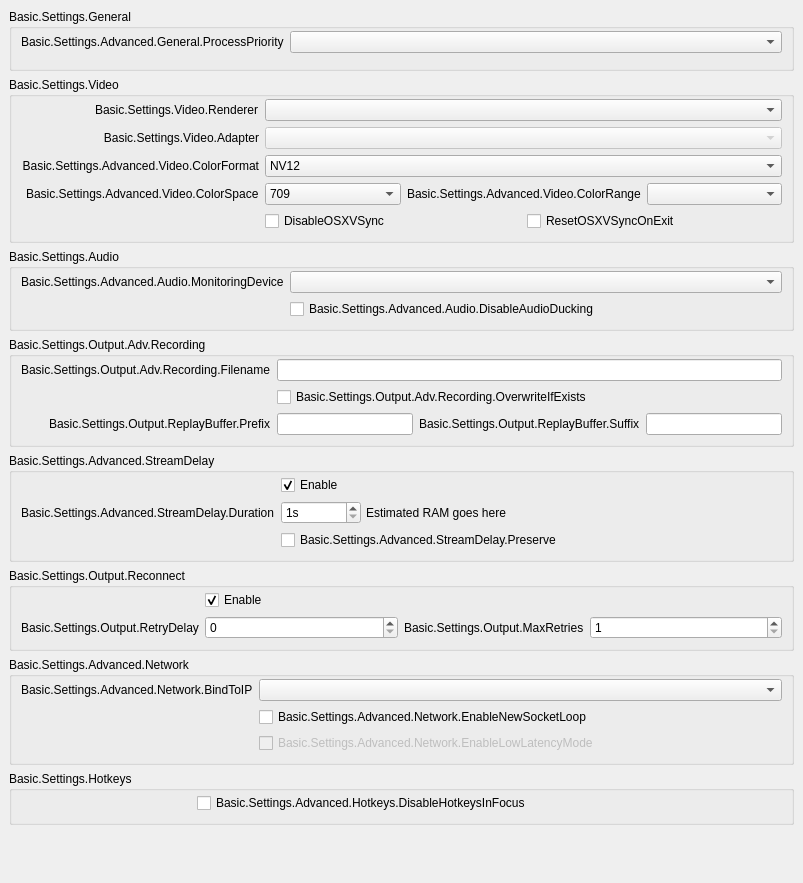
           <widget class="QWidget" name="scrollAreaWidgetContents">
            <property name="geometry">
             <rect>
              <x>0</x>
              <y>0</y>
              <width>803</width>
              <height>793</height>
             </rect>
            </property>
            <layout class="QVBoxLayout" name="verticalLayout_16">
             <property name="leftMargin">
              <number>0</number>
             </property>
             <property name="topMargin">
              <number>0</number>
             </property>
             <property name="rightMargin">
              <number>0</number>
             </property>
             <property name="bottomMargin">
              <number>9</number>
             </property>
             <item alignment="Qt::AlignTop">
              <widget class="QWidget" name="widget_11" native="true">
               <layout class="QVBoxLayout" name="verticalLayout_17">
                <item>
                 <widget class="QGroupBox" name="advancedGeneralGroupBox">
                  <property name="title">
                   <string>Basic.Settings.General</string>
                  </property>
                  <layout class="QFormLayout" name="formLayout_22">
                   <property name="fieldGrowthPolicy">
                    <enum>QFormLayout::AllNonFixedFieldsGrow</enum>
                   </property>
                   <property name="labelAlignment">
                    <set>Qt::AlignRight|Qt::AlignTrailing|Qt::AlignVCenter</set>
                   </property>
                   <property name="topMargin">
                    <number>2</number>
                   </property>
                   <item row="0" column="0">
                    <widget class="QLabel" name="processPriorityLabel">
                     <property name="text">
                      <string>Basic.Settings.Advanced.General.ProcessPriority</string>
                     </property>
                     <property name="buddy">
                      <cstring>processPriority</cstring>
                     </property>
                    </widget>
                   </item>
                   <item row="0" column="1">
                    <widget class="QComboBox" name="processPriority"/>
                   </item>
                   <item row="1" column="0">
                    <spacer name="horizontalSpacer_13">
                     <property name="orientation">
                      <enum>Qt::Horizontal</enum>
                     </property>
                     <property name="sizeHint" stdset="0">
                      <size>
                       <width>170</width>
                       <height>0</height>
                      </size>
                     </property>
                    </spacer>
                   </item>
                  </layout>
                 </widget>
                </item>
                <item>
                 <widget class="QGroupBox" name="advancedVideoContainer">
                  <property name="title">
                   <string>Basic.Settings.Video</string>
                  </property>
                  <layout class="QFormLayout" name="formLayout_14">
                   <property name="fieldGrowthPolicy">
                    <enum>QFormLayout::AllNonFixedFieldsGrow</enum>
                   </property>
                   <property name="labelAlignment">
                    <set>Qt::AlignRight|Qt::AlignTrailing|Qt::AlignVCenter</set>
                   </property>
                   <property name="topMargin">
                    <number>2</number>
                   </property>
                   <item row="0" column="0">
                    <widget class="QLabel" name="rendererLabel">
                     <property name="text">
                      <string>Basic.Settings.Video.Renderer</string>
                     </property>
                     <property name="buddy">
                      <cstring>renderer</cstring>
                     </property>
                    </widget>
                   </item>
                   <item row="0" column="1">
                    <widget class="QComboBox" name="renderer">
                     <property name="currentText">
                      <string notr="true"/>
                     </property>
                    </widget>
                   </item>
                   <item row="1" column="0">
                    <widget class="QLabel" name="adapterLabel">
                     <property name="text">
                      <string>Basic.Settings.Video.Adapter</string>
                     </property>
                     <property name="alignment">
                      <set>Qt::AlignRight|Qt::AlignTrailing|Qt::AlignVCenter</set>
                     </property>
                     <property name="buddy">
                      <cstring>adapter</cstring>
                     </property>
                    </widget>
                   </item>
                   <item row="1" column="1">
                    <widget class="QComboBox" name="adapter">
                     <property name="enabled">
                      <bool>false</bool>
                     </property>
                     <property name="currentText">
                      <string notr="true"/>
                     </property>
                    </widget>
                   </item>
                   <item row="2" column="0">
                    <widget class="QLabel" name="label_30">
                     <property name="minimumSize">
                      <size>
                       <width>0</width>
                       <height>0</height>
                      </size>
                     </property>
                     <property name="text">
                      <string>Basic.Settings.Advanced.Video.ColorFormat</string>
                     </property>
                     <property name="alignment">
                      <set>Qt::AlignRight|Qt::AlignTrailing|Qt::AlignVCenter</set>
                     </property>
                     <property name="buddy">
                      <cstring>colorFormat</cstring>
                     </property>
                    </widget>
                   </item>
                   <item row="2" column="1">
                    <widget class="QComboBox" name="colorFormat">
                     <item>
                      <property name="text">
                       <string notr="true">NV12</string>
                      </property>
                     </item>
                     <item>
                      <property name="text">
                       <string notr="true">I420</string>
                      </property>
                     </item>
                     <item>
                      <property name="text">
                       <string>I444</string>
                      </property>
                     </item>
                     <item>
                      <property name="text">
                       <string notr="true">RGB</string>
                      </property>
                     </item>
                    </widget>
                   </item>
                   <item row="4" column="1">
                    <layout class="QHBoxLayout" name="horizontalLayout_18">
                     <property name="leftMargin">
                      <number>0</number>
                     </property>
                     <property name="topMargin">
                      <number>0</number>
                     </property>
                     <property name="rightMargin">
                      <number>0</number>
                     </property>
                     <property name="bottomMargin">
                      <number>0</number>
                     </property>
                     <item>
                      <widget class="QCheckBox" name="disableOSXVSync">
                       <property name="text">
                        <string>DisableOSXVSync</string>
                       </property>
                      </widget>
                     </item>
                     <item>
                      <widget class="QCheckBox" name="resetOSXVSync">
                       <property name="text">
                        <string>ResetOSXVSyncOnExit</string>
                       </property>
                      </widget>
                     </item>
                    </layout>
                   </item>
                   <item row="3" column="1">
                    <layout class="QHBoxLayout" name="horizontalLayout_20">
                     <property name="leftMargin">
                      <number>0</number>
                     </property>
                     <property name="topMargin">
                      <number>0</number>
                     </property>
                     <property name="rightMargin">
                      <number>0</number>
                     </property>
                     <property name="bottomMargin">
                      <number>0</number>
                     </property>
                     <item>
                      <widget class="QComboBox" name="colorSpace">
                       <item>
                        <property name="text">
                         <string notr="true">709</string>
                        </property>
                       </item>
                       <item>
                        <property name="text">
                         <string notr="true">601</string>
                        </property>
                       </item>
                      </widget>
                     </item>
                     <item>
                      <widget class="QLabel" name="label_34">
                       <property name="sizePolicy">
                        <sizepolicy hsizetype="Maximum" vsizetype="Preferred">
                         <horstretch>0</horstretch>
                         <verstretch>0</verstretch>
                        </sizepolicy>
                       </property>
                       <property name="text">
                        <string>Basic.Settings.Advanced.Video.ColorRange</string>
                       </property>
                       <property name="buddy">
                        <cstring>colorRange</cstring>
                       </property>
                      </widget>
                     </item>
                     <item>
                      <widget class="QComboBox" name="colorRange"/>
                     </item>
                    </layout>
                   </item>
                   <item row="3" column="0">
                    <widget class="QLabel" name="label_33">
                     <property name="text">
                      <string>Basic.Settings.Advanced.Video.ColorSpace</string>
                     </property>
                     <property name="buddy">
                      <cstring>colorSpace</cstring>
                     </property>
                    </widget>
                   </item>
                   <item row="4" column="0">
                    <spacer name="horizontalSpacer_12">
                     <property name="orientation">
                      <enum>Qt::Horizontal</enum>
                     </property>
                     <property name="sizeHint" stdset="0">
                      <size>
                       <width>170</width>
                       <height>20</height>
                      </size>
                     </property>
                    </spacer>
                   </item>
                  </layout>
                 </widget>
                </item>
                <item>
                 <widget class="QGroupBox" name="advAudioGroupBox">
                  <property name="title">
                   <string>Basic.Settings.Audio</string>
                  </property>
                  <layout class="QFormLayout" name="formLayout_27">
                   <property name="fieldGrowthPolicy">
                    <enum>QFormLayout::AllNonFixedFieldsGrow</enum>
                   </property>
                   <property name="labelAlignment">
                    <set>Qt::AlignRight|Qt::AlignTrailing|Qt::AlignVCenter</set>
                   </property>
                   <property name="topMargin">
                    <number>2</number>
                   </property>
                   <item row="0" column="0">
                    <widget class="QLabel" name="monitoringDeviceLabel">
                     <property name="text">
                      <string>Basic.Settings.Advanced.Audio.MonitoringDevice</string>
                     </property>
                     <property name="buddy">
                      <cstring>monitoringDevice</cstring>
                     </property>
                    </widget>
                   </item>
                   <item row="0" column="1">
                    <widget class="QComboBox" name="monitoringDevice"/>
                   </item>
                   <item row="1" column="1">
                    <widget class="QCheckBox" name="disableAudioDucking">
                     <property name="text">
                      <string>Basic.Settings.Advanced.Audio.DisableAudioDucking</string>
                     </property>
                    </widget>
                   </item>
                   <item row="1" column="0">
                    <spacer name="horizontalSpacer_11">
                     <property name="orientation">
                      <enum>Qt::Horizontal</enum>
                     </property>
                     <property name="sizeHint" stdset="0">
                      <size>
                       <width>170</width>
                       <height>20</height>
                      </size>
                     </property>
                    </spacer>
                   </item>
                  </layout>
                 </widget>
                </item>
                <item>
                 <widget class="QGroupBox" name="groupBox_6">
                  <property name="title">
                   <string>Basic.Settings.Output.Adv.Recording</string>
                  </property>
                  <layout class="QFormLayout" name="formLayout_17">
                   <property name="fieldGrowthPolicy">
                    <enum>QFormLayout::AllNonFixedFieldsGrow</enum>
                   </property>
                   <property name="labelAlignment">
                    <set>Qt::AlignRight|Qt::AlignTrailing|Qt::AlignVCenter</set>
                   </property>
                   <property name="topMargin">
                    <number>2</number>
                   </property>
                   <item row="0" column="0">
                    <widget class="QLabel" name="label_7">
                     <property name="text">
                      <string>Basic.Settings.Output.Adv.Recording.Filename</string>
                     </property>
                     <property name="buddy">
                      <cstring>filenameFormatting</cstring>
                     </property>
                    </widget>
                   </item>
                   <item row="0" column="1">
                    <widget class="QLineEdit" name="filenameFormatting"/>
                   </item>
                   <item row="1" column="1">
                    <widget class="QCheckBox" name="overwriteIfExists">
                     <property name="text">
                      <string>Basic.Settings.Output.Adv.Recording.OverwriteIfExists</string>
                     </property>
                    </widget>
                   </item>
                   <item row="2" column="1">
                    <layout class="QHBoxLayout" name="horizontalLayout_14">
                     <property name="leftMargin">
                      <number>0</number>
                     </property>
                     <property name="topMargin">
                      <number>0</number>
                     </property>
                     <property name="rightMargin">
                      <number>0</number>
                     </property>
                     <property name="bottomMargin">
                      <number>0</number>
                     </property>
                     <item>
                      <widget class="QLineEdit" name="simpleRBPrefix"/>
                     </item>
                     <item>
                      <widget class="QLabel" name="label_58">
                       <property name="text">
                        <string>Basic.Settings.Output.ReplayBuffer.Suffix</string>
                       </property>
                       <property name="buddy">
                        <cstring>simpleRBSuffix</cstring>
                       </property>
                      </widget>
                     </item>
                     <item>
                      <widget class="QLineEdit" name="simpleRBSuffix"/>
                     </item>
                    </layout>
                   </item>
                   <item row="2" column="0">
                    <widget class="QLabel" name="label_57">
                     <property name="text">
                      <string>Basic.Settings.Output.ReplayBuffer.Prefix</string>
                     </property>
                     <property name="buddy">
                      <cstring>simpleRBPrefix</cstring>
                     </property>
                    </widget>
                   </item>
                   <item row="1" column="0">
                    <spacer name="horizontalSpacer_10">
                     <property name="orientation">
                      <enum>Qt::Horizontal</enum>
                     </property>
                     <property name="sizeHint" stdset="0">
                      <size>
                       <width>170</width>
                       <height>20</height>
                      </size>
                     </property>
                    </spacer>
                   </item>
                  </layout>
                 </widget>
                </item>
                <item>
                 <widget class="QGroupBox" name="groupBox_5">
                  <property name="title">
                   <string>Basic.Settings.Advanced.StreamDelay</string>
                  </property>
                  <layout class="QFormLayout" name="formLayout_18">
                   <property name="fieldGrowthPolicy">
                    <enum>QFormLayout::AllNonFixedFieldsGrow</enum>
                   </property>
                   <property name="labelAlignment">
                    <set>Qt::AlignRight|Qt::AlignTrailing|Qt::AlignVCenter</set>
                   </property>
                   <property name="topMargin">
                    <number>2</number>
                   </property>
                   <item row="1" column="0">
                    <widget class="QLabel" name="label_56">
                     <property name="text">
                      <string>Basic.Settings.Advanced.StreamDelay.Duration</string>
                     </property>
                     <property name="buddy">
                      <cstring>streamDelaySec</cstring>
                     </property>
                    </widget>
                   </item>
                   <item row="1" column="1">
                    <widget class="QWidget" name="widget_12" native="true">
                     <property name="enabled">
                      <bool>true</bool>
                     </property>
                     <layout class="QHBoxLayout" name="horizontalLayout_13">
                      <property name="spacing">
                       <number>5</number>
                      </property>
                      <property name="leftMargin">
                       <number>0</number>
                      </property>
                      <property name="topMargin">
                       <number>0</number>
                      </property>
                      <property name="rightMargin">
                       <number>0</number>
                      </property>
                      <property name="bottomMargin">
                       <number>0</number>
                      </property>
                      <item>
                       <widget class="QSpinBox" name="streamDelaySec">
                        <property name="enabled">
                         <bool>true</bool>
                        </property>
                        <property name="sizePolicy">
                         <sizepolicy hsizetype="Maximum" vsizetype="Fixed">
                          <horstretch>0</horstretch>
                          <verstretch>0</verstretch>
                         </sizepolicy>
                        </property>
                        <property name="minimumSize">
                         <size>
                          <width>80</width>
                          <height>0</height>
                         </size>
                        </property>
                        <property name="suffix">
                         <string notr="true">s</string>
                        </property>
                        <property name="minimum">
                         <number>1</number>
                        </property>
                        <property name="maximum">
                         <number>1800</number>
                        </property>
                       </widget>
                      </item>
                      <item>
                       <widget class="QLabel" name="streamDelayInfo">
                        <property name="text">
                         <string notr="true">Estimated RAM goes here</string>
                        </property>
                       </widget>
                      </item>
                     </layout>
                    </widget>
                   </item>
                   <item row="2" column="1">
                    <widget class="QCheckBox" name="streamDelayPreserve">
                     <property name="text">
                      <string>Basic.Settings.Advanced.StreamDelay.Preserve</string>
                     </property>
                    </widget>
                   </item>
                   <item row="0" column="1">
                    <widget class="QCheckBox" name="streamDelayEnable">
                     <property name="text">
                      <string>Enable</string>
                     </property>
                     <property name="checked">
                      <bool>true</bool>
                     </property>
                    </widget>
                   </item>
                   <item row="2" column="0">
                    <spacer name="horizontalSpacer_9">
                     <property name="orientation">
                      <enum>Qt::Horizontal</enum>
                     </property>
                     <property name="sizeHint" stdset="0">
                      <size>
                       <width>170</width>
                       <height>20</height>
                      </size>
                     </property>
                    </spacer>
                   </item>
                  </layout>
                 </widget>
                </item>
                <item>
                 <widget class="QGroupBox" name="groupBox_7">
                  <property name="title">
                   <string>Basic.Settings.Output.Reconnect</string>
                  </property>
                  <layout class="QFormLayout" name="formLayout_19">
                   <property name="fieldGrowthPolicy">
                    <enum>QFormLayout::AllNonFixedFieldsGrow</enum>
                   </property>
                   <property name="labelAlignment">
                    <set>Qt::AlignRight|Qt::AlignTrailing|Qt::AlignVCenter</set>
                   </property>
                   <property name="topMargin">
                    <number>2</number>
                   </property>
                   <item row="0" column="1">
                    <widget class="QCheckBox" name="reconnectEnable">
                     <property name="text">
                      <string>Enable</string>
                     </property>
                     <property name="checked">
                      <bool>true</bool>
                     </property>
                    </widget>
                   </item>
                   <item row="1" column="1">
                    <layout class="QHBoxLayout" name="horizontalLayout_19">
                     <property name="leftMargin">
                      <number>0</number>
                     </property>
                     <property name="topMargin">
                      <number>0</number>
                     </property>
                     <property name="rightMargin">
                      <number>0</number>
                     </property>
                     <property name="bottomMargin">
                      <number>0</number>
                     </property>
                     <item>
                      <widget class="QSpinBox" name="reconnectRetryDelay">
                       <property name="maximum">
                        <number>30</number>
                       </property>
                      </widget>
                     </item>
                     <item>
                      <widget class="QLabel" name="label_22">
                       <property name="sizePolicy">
                        <sizepolicy hsizetype="Maximum" vsizetype="Preferred">
                         <horstretch>0</horstretch>
                         <verstretch>0</verstretch>
                        </sizepolicy>
                       </property>
                       <property name="text">
                        <string>Basic.Settings.Output.MaxRetries</string>
                       </property>
                       <property name="buddy">
                        <cstring>reconnectMaxRetries</cstring>
                       </property>
                      </widget>
                     </item>
                     <item>
                      <widget class="QSpinBox" name="reconnectMaxRetries">
                       <property name="minimum">
                        <number>1</number>
                       </property>
                       <property name="maximum">
                        <number>10000</number>
                       </property>
                      </widget>
                     </item>
                    </layout>
                   </item>
                   <item row="1" column="0">
                    <widget class="QLabel" name="label_17">
                     <property name="text">
                      <string>Basic.Settings.Output.RetryDelay</string>
                     </property>
                     <property name="buddy">
                      <cstring>reconnectRetryDelay</cstring>
                     </property>
                    </widget>
                   </item>
                   <item row="0" column="0">
                    <spacer name="horizontalSpacer_8">
                     <property name="orientation">
                      <enum>Qt::Horizontal</enum>
                     </property>
                     <property name="sizeHint" stdset="0">
                      <size>
                       <width>170</width>
                       <height>20</height>
                      </size>
                     </property>
                    </spacer>
                   </item>
                  </layout>
                 </widget>
                </item>
                <item>
                 <widget class="QGroupBox" name="advNetworkGroupBox">
                  <property name="title">
                   <string>Basic.Settings.Advanced.Network</string>
                  </property>
                  <layout class="QFormLayout" name="formLayout_23">
                   <property name="fieldGrowthPolicy">
                    <enum>QFormLayout::AllNonFixedFieldsGrow</enum>
                   </property>
                   <property name="labelAlignment">
                    <set>Qt::AlignRight|Qt::AlignTrailing|Qt::AlignVCenter</set>
                   </property>
                   <property name="topMargin">
                    <number>2</number>
                   </property>
                   <item row="0" column="0">
                    <widget class="QLabel" name="label_27">
                     <property name="text">
                      <string>Basic.Settings.Advanced.Network.BindToIP</string>
                     </property>
                     <property name="buddy">
                      <cstring>bindToIP</cstring>
                     </property>
                    </widget>
                   </item>
                   <item row="0" column="1">
                    <widget class="QComboBox" name="bindToIP"/>
                   </item>
                   <item row="1" column="1">
                    <widget class="QCheckBox" name="enableNewSocketLoop">
                     <property name="text">
                      <string>Basic.Settings.Advanced.Network.EnableNewSocketLoop</string>
                     </property>
                    </widget>
                   </item>
                   <item row="2" column="1">
                    <widget class="QCheckBox" name="enableLowLatencyMode">
                     <property name="enabled">
                      <bool>false</bool>
                     </property>
                     <property name="text">
                      <string>Basic.Settings.Advanced.Network.EnableLowLatencyMode</string>
                     </property>
                    </widget>
                   </item>
                   <item row="1" column="0">
                    <spacer name="horizontalSpacer_7">
                     <property name="orientation">
                      <enum>Qt::Horizontal</enum>
                     </property>
                     <property name="sizeHint" stdset="0">
                      <size>
                       <width>170</width>
                       <height>20</height>
                      </size>
                     </property>
                    </spacer>
                   </item>
                  </layout>
                 </widget>
                </item>
                <item>
                 <widget class="QGroupBox" name="groupBox_17">
                  <property name="title">
                   <string>Basic.Settings.Hotkeys</string>
                  </property>
                  <layout class="QFormLayout" name="formLayout_33">
                   <property name="topMargin">
                    <number>2</number>
                   </property>
                   <item row="0" column="1">
                    <widget class="QCheckBox" name="disableFocusHotkeys">
                     <property name="text">
                      <string>Basic.Settings.Advanced.Hotkeys.DisableHotkeysInFocus</string>
                     </property>
                    </widget>
                   </item>
                   <item row="0" column="0">
                    <spacer name="horizontalSpacer_14">
                     <property name="orientation">
                      <enum>Qt::Horizontal</enum>
                     </property>
                     <property name="sizeHint" stdset="0">
                      <size>
                       <width>170</width>
                       <height>20</height>
                      </size>
                     </property>
                    </spacer>
                   </item>
                  </layout>
                 </widget>
                </item>
                <item>
                 <widget class="QLabel" name="advancedMsg">
                  <property name="styleSheet">
                   <string notr="true">color: rgb(255, 0, 4);</string>
                  </property>
                  <property name="text">
                   <string notr="true"/>
                  </property>
                  <property name="wordWrap">
                   <bool>true</bool>
                  </property>
                 </widget>
                </item>
                <item>
                 <widget class="QLabel" name="advancedMsg2">
                  <property name="styleSheet">
                   <string notr="true">color: rgb(255, 0, 4);</string>
                  </property>
                  <property name="text">
                   <string notr="true"/>
                  </property>
                  <property name="wordWrap">
                   <bool>true</bool>
                  </property>
                 </widget>
                </item>
               </layout>
              </widget>
             </item>
            </layout>
           </widget>
